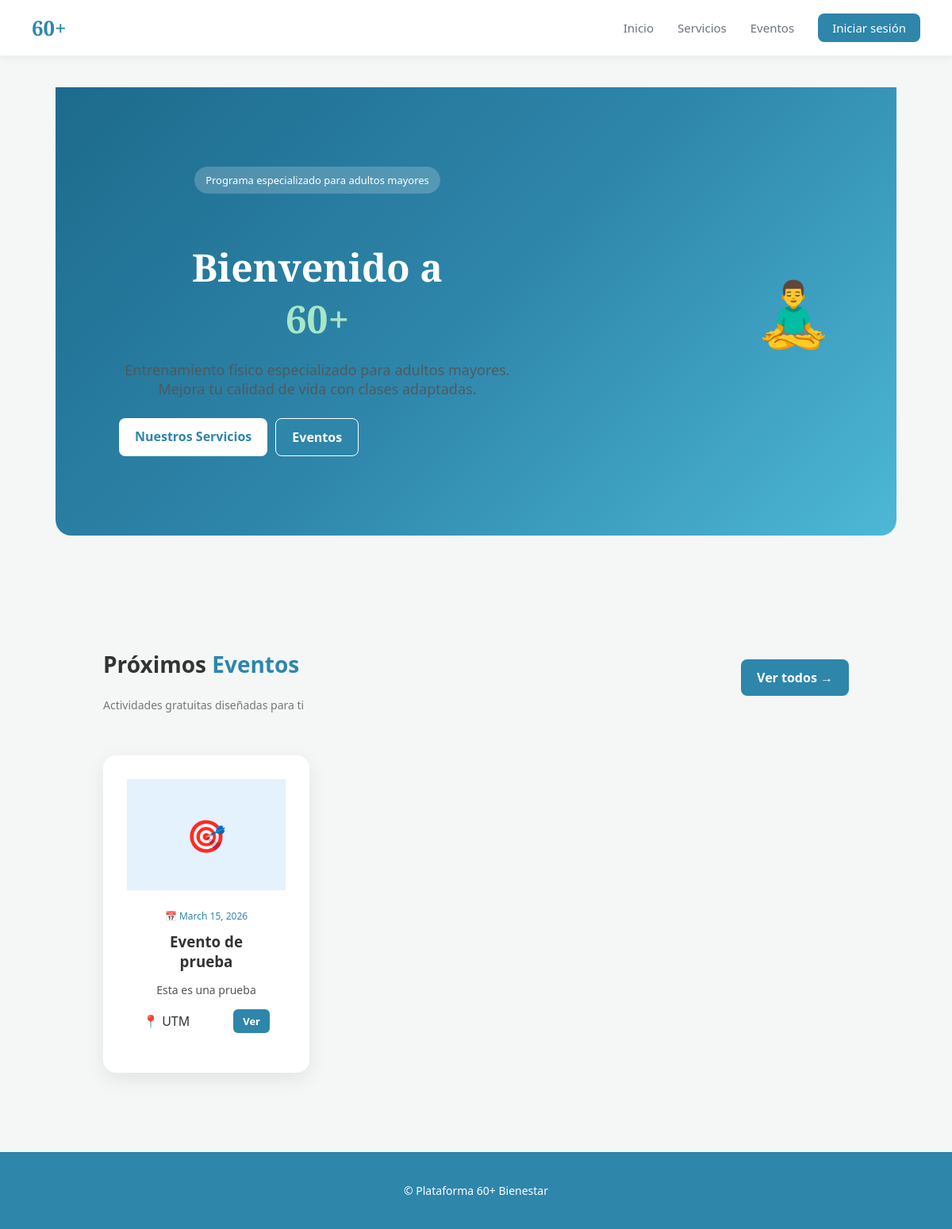
The page / on the database its author committed.
### inicio/models.py (models this page shows, shortened)
class Evento(models.Model):
    nombre = models.CharField(max_length=200)
    descripcion = models.TextField()
    fecha = models.DateField()
    lugar = models.CharField(max_length=200)
    cupo_maximo = models.IntegerField()
    estado = models.CharField(
        max_length=20,
        choices=[
            ('proximo','Próximo'),
            ('realizado','Realizado')
        ]
    )

### inicio/views.py (the view)
# urls.py: path('', views.inicio, name='inicio'),
def inicio(request):
    eventos = Evento.objects.filter(estado='proximo')[:3]
    return render(request, 'inicio/inicio.html',{
        'eventos':eventos
    })

### inicio/templates/inicio/inicio.html
{% extends 'inicio/base.html' %}
{% load static %}
{% block extra_css %}
<link rel="stylesheet" href="{% static 'inicio/css/inicio.css' %}?v=3">
{% endblock %}
{% block content %}
<section class="hero">
    <div class="hero-content">
        <div class="hero-badge">Programa especializado para adultos mayores</div>
        <h1>Bienvenido a<br><em>60+</em></h1>
        <p>
            Entrenamiento físico especializado para adultos mayores. Mejora tu calidad de vida con clases adaptadas.
        </p>
        <div class="hero-buttons">
            <a href="{% url 'servicios' %}" class="btn btn-white">Nuestros Servicios</a>
            <a href="{% url 'eventos' %}" class="btn btn-outline">Eventos</a>
        </div>
    </div>
    <div class="hero-image">
        <div class="hero-img">
            🧘‍♂️
        </div>
    </div>
</section>
<section class="section">
    <div class="section-header">
        <div>
            <h2>Próximos <span>Eventos</span></h2>
            <p>Actividades gratuitas diseñadas para ti</p>
        </div>
        <a href="{% url 'eventos' %}" class="btn btn-blue">
            Ver todos →
        </a>
    </div>
    <div class="cards">
        {% for evento in eventos %}
        <div class="card">
            <div class="card-img">🎯</div>
            <div class="card-body">
                <span class="date">📅 {{ evento.fecha }}</span>
                <h3>{{ evento.nombre }}</h3>
                <p>{{ evento.descripcion|truncatechars:100 }}</p>
                <div class="card-footer">
                    <span>📍 {{ evento.lugar }}</span>
                    <a href="{% url 'detalle_evento' evento.id %}" class="btn btn-small">
                        Ver
                    </a>
                </div>
            </div>
        </div>
        {% empty %}
        <p>No hay eventos disponibles</p>
        {% endfor %}
    </div>
</section>
{% endblock %}

### inicio/static/inicio/css/style.css (style rules this page uses)
* { box-sizing:border-box; }
html,body { height:100%; margin:0; }
body { font-family:'Segoe UI',Roboto,Arial,sans-serif; background:#f5f7f6; color:#333; display:flex; flex-direction:column; min-height:100vh; }
.hero { text-align:center; padding:100px 20px; background:linear-gradient(135deg,#b7e4c7,#d8f3dc); border-radius:12px; margin-bottom:60px; }
.hero h1 { font-size:40px; margin-bottom:12px; }
.hero p { font-size:18px; color:#555; margin-bottom:30px; }
.btn { display:inline-block; background:#2E86AB; color:white; padding:12px 26px; border-radius:8px; text-decoration:none; font-weight:500; transition:all .2s; }
.cards { display:flex; gap:30px; flex-wrap:wrap; justify-content:center; margin-top:40px; }
.card { background:white; padding:30px; width:260px; border-radius:12px; box-shadow:0 8px 25px rgba(0,0,0,0.08); text-align:center; transition:transform .2s, box-shadow .2s; }
.card h3 { margin-bottom:10px; }
.card p { color:#666; }

### inicio/static/inicio/css/inicio.css (style rules this page uses)
.hero { width: 100%; background: linear-gradient(135deg, #1d6b8c, #2E86AB, #4db8d6); padding: 100px 80px; display: flex; align-items: center; justify-content: space-between; color: white; border-radius: 0 0 20px 20px; }
.hero-content { max-width: 500px; }
.hero-badge { background: rgba(255,255,255,0.2); padding: 8px 14px; border-radius: 20px; font-size: 13px; margin-bottom: 20px; display: inline-block; }
.hero h1 { font-family: 'Playfair Display', serif; font-size: 48px; margin-bottom: 20px; }
.hero h1 em { color: #a8e6c8; font-style: normal; }
.hero p { margin-bottom: 25px; opacity: 0.9; }
.hero-buttons { display: flex; gap: 10px; }
.btn { padding: 12px 20px; border-radius: 8px; text-decoration: none; font-weight: 600; }
.btn-white { background: white; color: #2E86AB; }
.btn-outline { border: 1px solid white; color: white; }
.hero-image { font-size: 80px; }
.section { padding: 60px; }
.section-header { display: flex; justify-content: space-between; align-items: center; margin-bottom: 30px; }
.section-header h2 { font-size: 28px; }
.section-header span { color: #2E86AB; }
.section-header p { color: #777; font-size: 14px; }
.btn-blue { background: #2E86AB; color: white; }
.cards { display: grid; grid-template-columns: repeat(3, 1fr); gap: 30px; }
.card { background: white; border-radius: 16px; overflow: hidden; box-shadow: 0 8px 24px rgba(0,0,0,0.08); }
.card-img { height: 140px; background: #e3f2fd; display: flex; align-items: center; justify-content: center; font-size: 40px; }
.card-body { padding: 20px; }
.date { font-size: 12px; color: #2E86AB; }
.card h3 { margin: 10px 0; }
.card p { font-size: 14px; color: #555; }
.card-footer { display: flex; justify-content: space-between; align-items: center; margin-top: 15px; }
.btn-small { background: #2E86AB; color: white; padding: 6px 12px; font-size: 13px; border-radius: 6px; }

### rows shown on the page
Evento: fecha "March 15, 2026", nombre "Evento de prueba", descripcion "Esta es una prueba", lugar "UTM"
